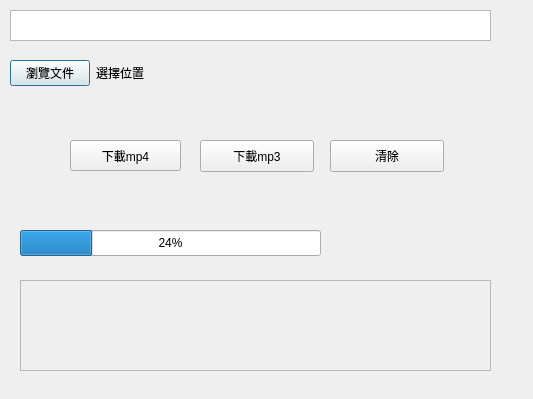
<?xml version="1.0" encoding="UTF-8"?>
<ui version="4.0">
 <class>Dialog</class>
 <widget class="QDialog" name="Dialog">
  <property name="geometry">
   <rect>
    <x>0</x>
    <y>0</y>
    <width>533</width>
    <height>399</height>
   </rect>
  </property>
  <property name="windowTitle">
   <string>Dialog</string>
  </property>
  <widget class="QWidget" name="formLayoutWidget">
   <property name="geometry">
    <rect>
     <x>10</x>
     <y>60</y>
     <width>481</width>
     <height>41</height>
    </rect>
   </property>
   <layout class="QFormLayout" name="formLayout">
    <item row="0" column="0">
     <widget class="QPushButton" name="fileButton">
      <property name="text">
       <string>瀏覽文件</string>
      </property>
     </widget>
    </item>
    <item row="0" column="1">
     <widget class="QLabel" name="label">
      <property name="text">
       <string>選擇位置</string>
      </property>
     </widget>
    </item>
   </layout>
  </widget>
  <widget class="QPlainTextEdit" name="plainTextEdit">
   <property name="geometry">
    <rect>
     <x>10</x>
     <y>10</y>
     <width>481</width>
     <height>31</height>
    </rect>
   </property>
  </widget>
  <widget class="QPushButton" name="pushButton_2">
   <property name="geometry">
    <rect>
     <x>200</x>
     <y>140</y>
     <width>114</width>
     <height>32</height>
    </rect>
   </property>
   <property name="text">
    <string>下載mp3</string>
   </property>
  </widget>
  <widget class="QPushButton" name="clearButton">
   <property name="geometry">
    <rect>
     <x>330</x>
     <y>140</y>
     <width>114</width>
     <height>32</height>
    </rect>
   </property>
   <property name="text">
    <string>清除</string>
   </property>
  </widget>
  <widget class="QScrollArea" name="scrollArea">
   <property name="geometry">
    <rect>
     <x>20</x>
     <y>280</y>
     <width>471</width>
     <height>91</height>
    </rect>
   </property>
   <property name="widgetResizable">
    <bool>true</bool>
   </property>
   <property name="alignment">
    <set>Qt::AlignLeading|Qt::AlignLeft|Qt::AlignTop</set>
   </property>
   <widget class="QWidget" name="scrollAreaWidgetContents">
    <property name="geometry">
     <rect>
      <x>0</x>
      <y>0</y>
      <width>469</width>
      <height>89</height>
     </rect>
    </property>
    <layout class="QVBoxLayout" name="verticalLayout">
     <item>
      <widget class="QLabel" name="showMsg">
       <property name="text">
        <string/>
       </property>
      </widget>
     </item>
    </layout>
   </widget>
  </widget>
  <widget class="QLabel" name="showDone">
   <property name="geometry">
    <rect>
     <x>332</x>
     <y>230</y>
     <width>151</width>
     <height>24</height>
    </rect>
   </property>
   <property name="text">
    <string/>
   </property>
  </widget>
  <widget class="QProgressBar" name="progressBar">
   <property name="geometry">
    <rect>
     <x>20</x>
     <y>230</y>
     <width>301</width>
     <height>26</height>
    </rect>
   </property>
   <property name="value">
    <number>24</number>
   </property>
  </widget>
  <widget class="QPushButton" name="pushButton">
   <property name="geometry">
    <rect>
     <x>70</x>
     <y>140</y>
     <width>111</width>
     <height>31</height>
    </rect>
   </property>
   <property name="text">
    <string>下載mp4</string>
   </property>
  </widget>
 </widget>
 <resources/>
 <connections/>
</ui>
